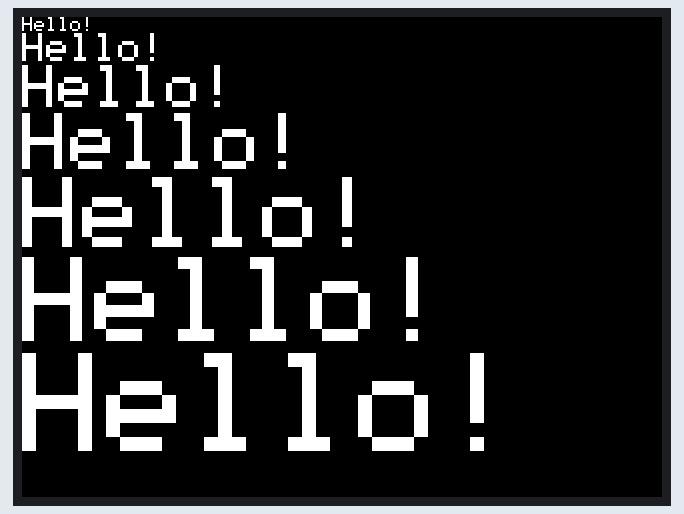
This sketch was run on a simulated ESP32. Shown: 320×240 colour display.

Above: at 0.2 s.

The sketch:

M5_LCD_fontsize.ino
```cpp
#include <M5Stack.h>

void setup() {
    M5.begin();

    //バックライトの明るさを0～255で指定
    M5.Lcd.setBrightness(255);

    //文字色を設定（文字背景色は透明）
    M5.Lcd.setTextColor(WHITE);

    //文字の大きさを1～7で指定
    M5.Lcd.setTextSize(1);
    M5.Lcd.println("Hello!");

    //文字の大きさを1～7で指定
    M5.Lcd.setTextSize(2);
    M5.Lcd.println("Hello!");

    //文字の大きさを1～7で指定
    M5.Lcd.setTextSize(3);
    M5.Lcd.println("Hello!");

    //文字の大きさを1～7で指定
    M5.Lcd.setTextSize(4);
    M5.Lcd.println("Hello!");

    //文字の大きさを1～7で指定
    M5.Lcd.setTextSize(5);
    M5.Lcd.println("Hello!");

    //文字の大きさを1～7で指定
    M5.Lcd.setTextSize(6);
    M5.Lcd.println("Hello!");

    //文字の大きさを1～7で指定
    M5.Lcd.setTextSize(7);
    M5.Lcd.println("Hello!");
}

void loop() {
}
```
